Frame 1 (no input): blank canvas, image omitted
Frame 60 (the mouse pressed at the canvas centre just before this capture): blank canvas, image omitted
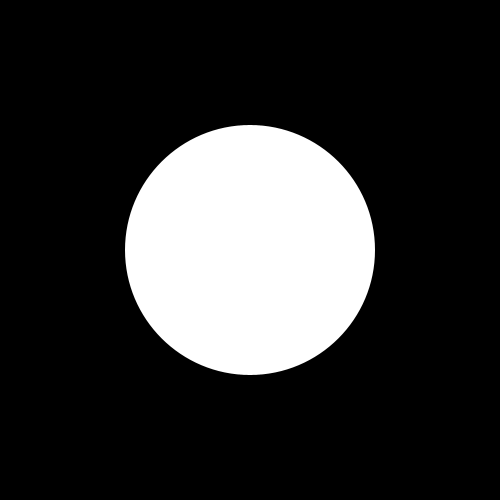
Frame 120 (the mouse held since frame 60 and released just before this capture)

The Processing sketch whose frames 1 and 60 were blank and that drew this single picture after the mouse press (run headless with seeded random() and noise(); from frame 60 on, the mouse is pressed at the canvas centre):

// Processing sketch: basicProcessing
// ── basicProcessing.pde
/*

basicProcessing
by Phillip Stearns

A "Hello World" in Arduino is a blinking LED.
In Processing its a circle...

*/

void setup(){ // runs once before the draw() loop
  size(500,500); // must always go first, set the draw window dims
}

void draw(){ // executes onces every frameRate times/second
  background(0); // set background to black
  noStroke(); // set stroke to invisible/none
  fill(255); // set fill color to white
  circle(width/2,height/2, mouseX); // width, height, and mouseX are built in vars
}
